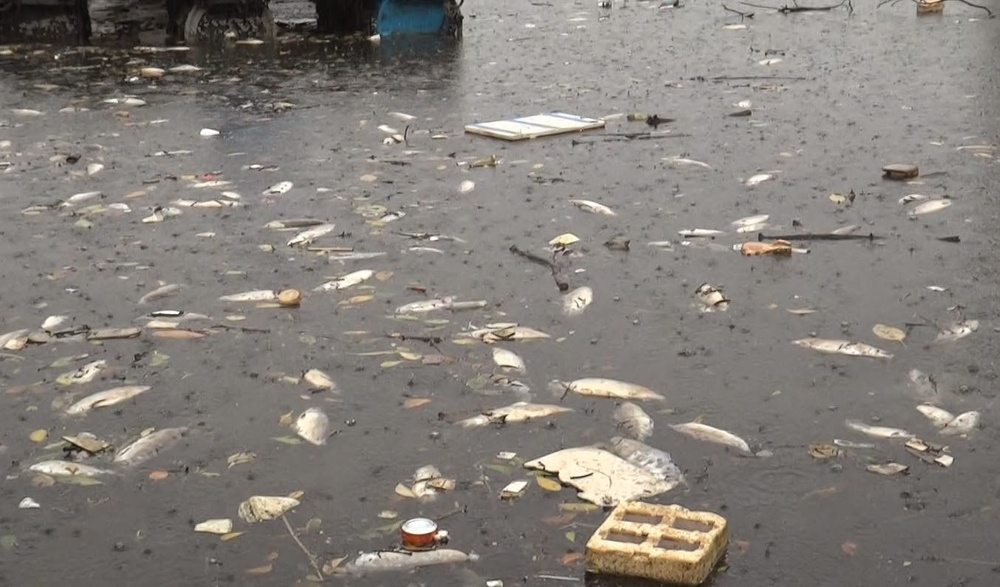
#> input picture fish2.JPG, 1000 x 587 px, shrunk from 1353 x 794 before the run, found by its file name
$ python Processing.py
#> lines starting #> are read from the running program, lines starting #| are printed output that depends on the picture
import numpy as np
import cv2

img = cv2.fastNlMeansDenoisingColored(cv2.bitwise_not(cv2.imread('fish2.jpg',1)),None,20,20,7,21)
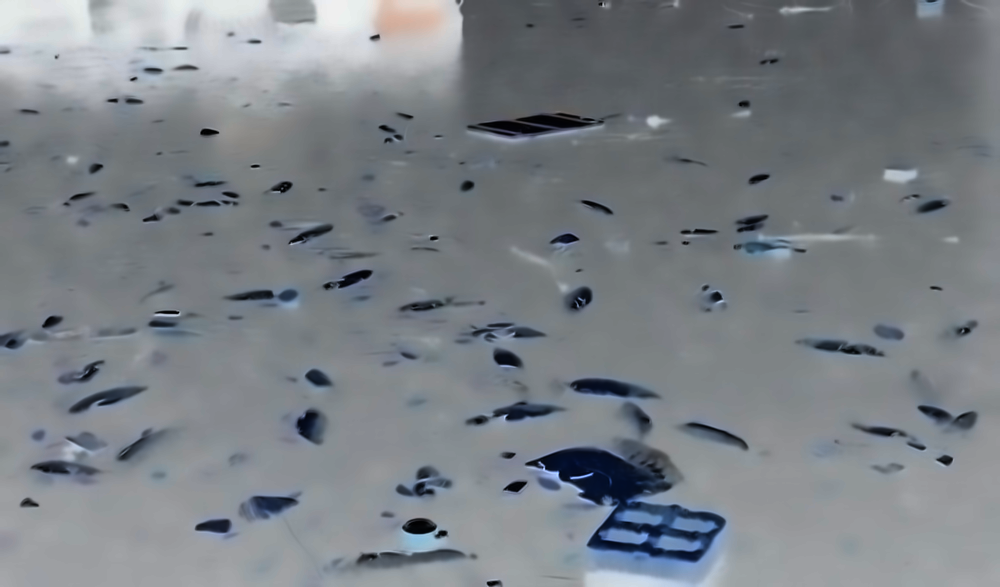
#> img: shape (587, 1000, 3); mean B, G, R 133.5, 127.9, 122.2

cv2.imshow("Cleaned",img)
cv2.waitKey(0)

$ run again, with fish1.jpg copied over fish2.JPG
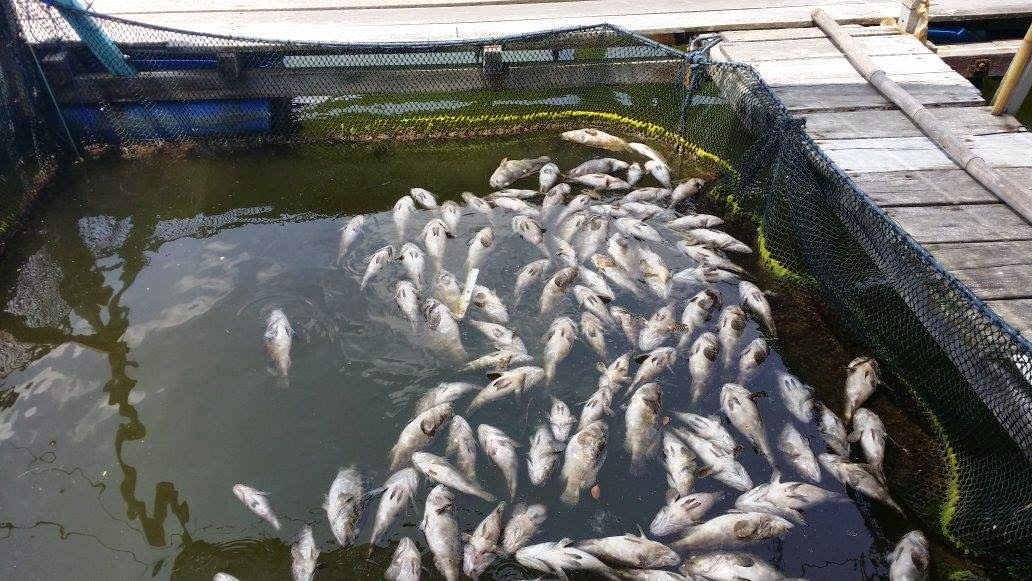
#> input picture fish1.jpg, 1032 x 581 px, found by its file name
#> `img = cv2.fastNlMeansDenoisingColored(cv2.bitwise_not(cv2.imread('fish..`:
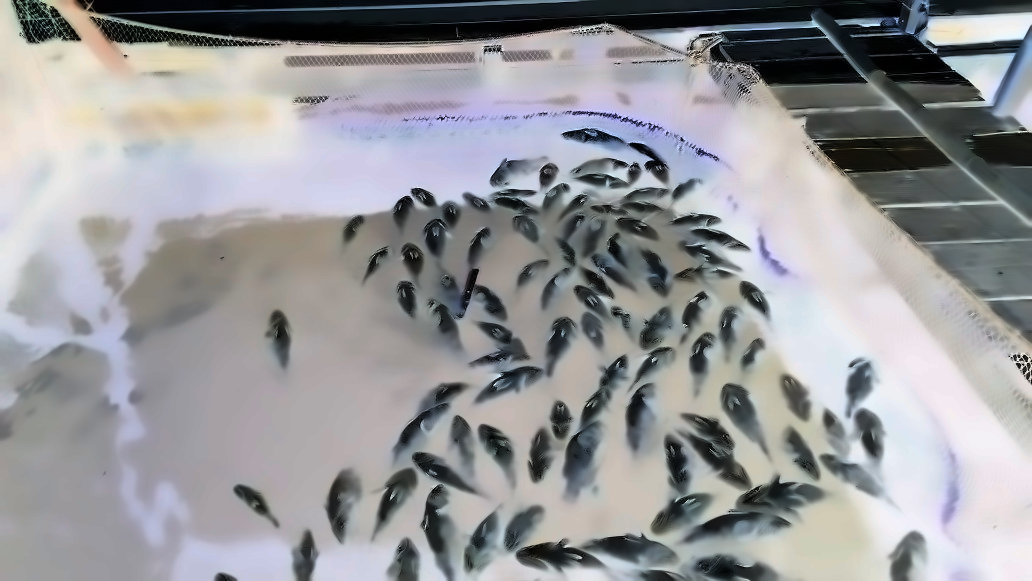
#> img: shape (581, 1032, 3); mean B, G, R 154, 151.2, 151
